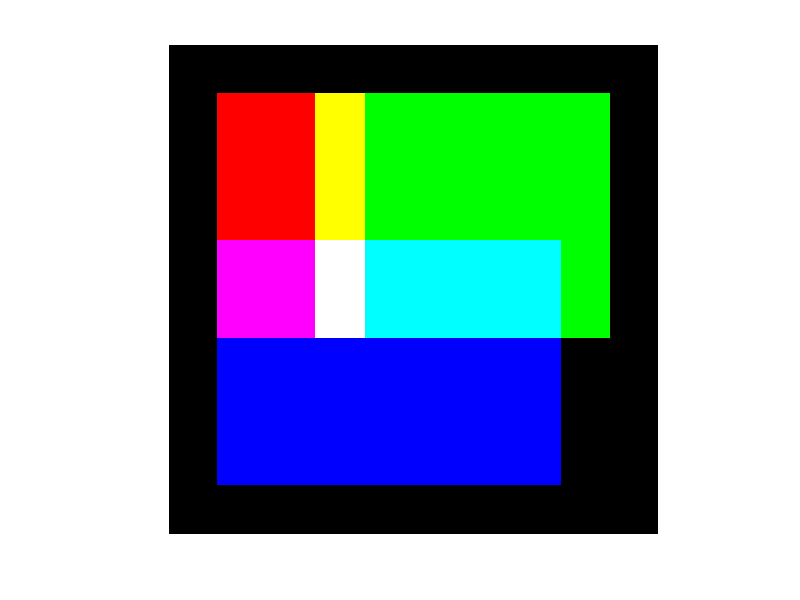
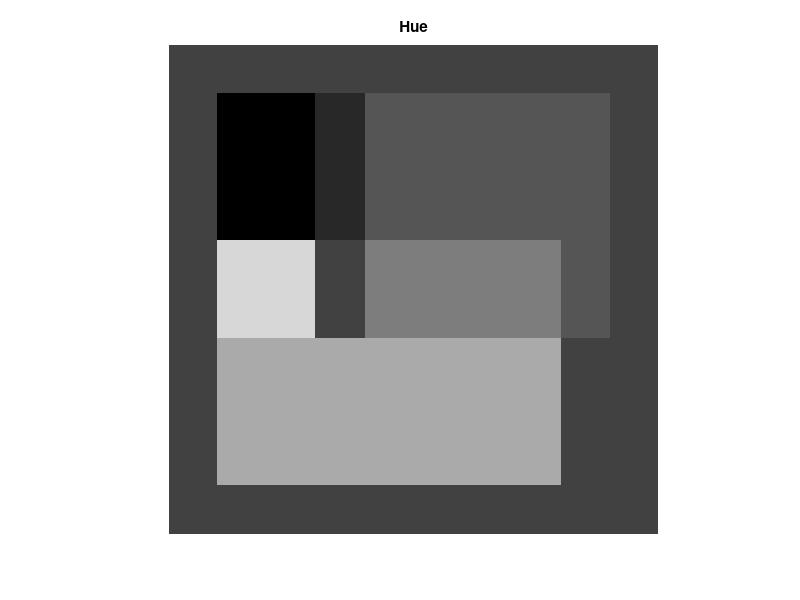
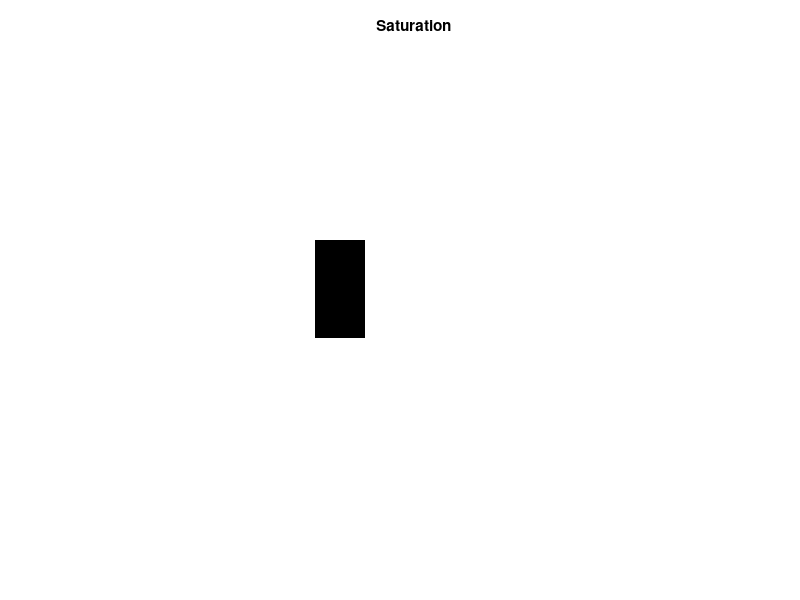
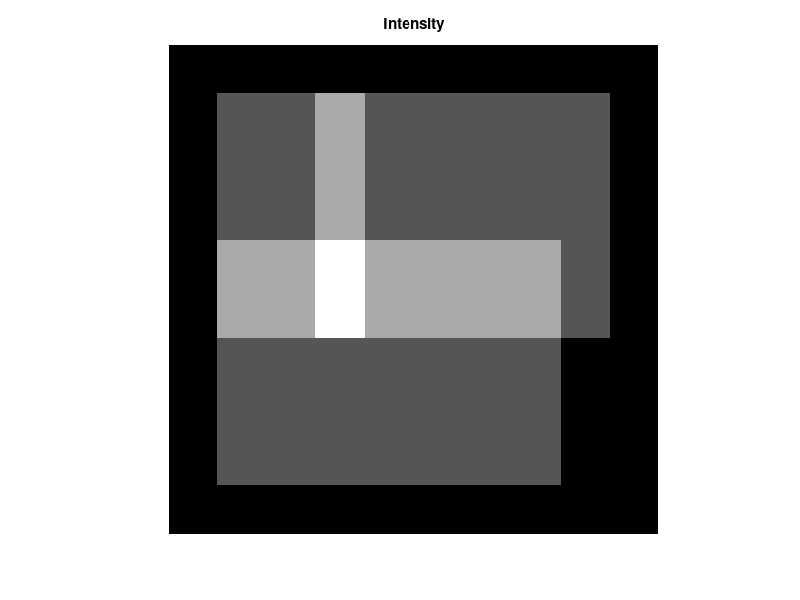

Source code (MATLAB) for these figures, in order:
clc
clear all
close all

I(:,:,1)=zeros(500,500);
I(:,:,2)=zeros(500,500);
I(:,:,3)=zeros(500,500);

I(50:300,50:200,1)=1;
I(50:300,150:450,2)=1;
I(200:450,50:400,3)=1;

% I=im2double(imread('pic.jpg'));
figure;
imshow(I)

R=I(:,:,1);
G=I(:,:,2);
B=I(:,:,3);
%Hue
numi=1/2*((R-G)+(R-B));
denom=((R-G).^2+((R-B).*(G-B))).^0.5;
%To avoid divide by zero exception add a small number in the denominator
H=acosd(numi./(denom+0.000001));
%If B>G then H= 360-Theta
H(B>G)=360-H(B>G);
%Normalize to the range [0 1]
H=H/360;
%Saturation
S=1- (3./(sum(I,3)+0.000001)).*min(I,[],3);
%Intensity
I=sum(I,3)./3;

figure;
imshow(H);
title('Hue')
figure;
imshow(S);
title('Saturation')
figure;
imshow(I);
title('Intensity')